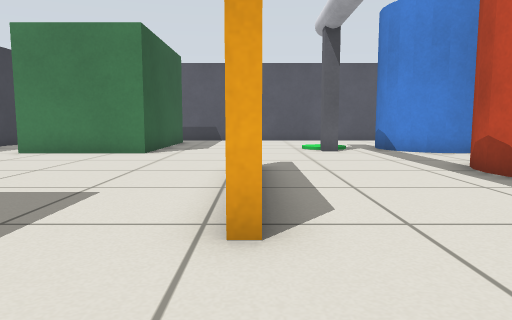
view 1 (above)

23 first-person views from a walk through a world built for the Gazebo simulator. The camera is 0.5 m above the floor, tilts 6° down and sees 70° across. The floor is counted in squares, 0.5 m on a side. Each view is taken from the middle of a square. On the plan, view 1 faces up. The plan holds only what a view shows up to about 13 squares ahead; the rest is blank.

view 2
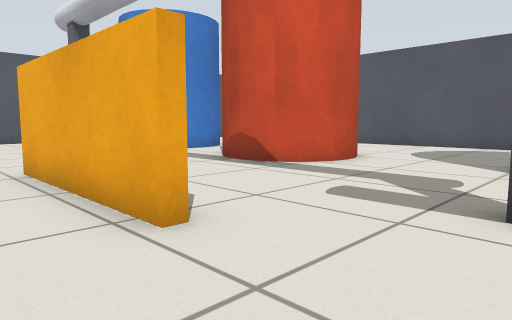

view 3
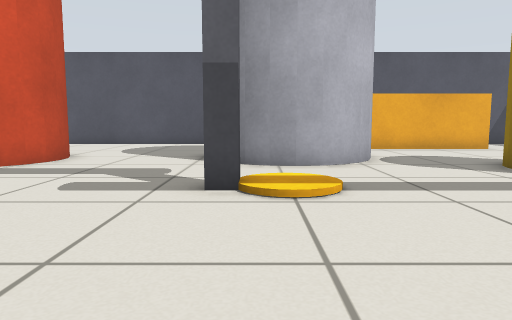

view 4
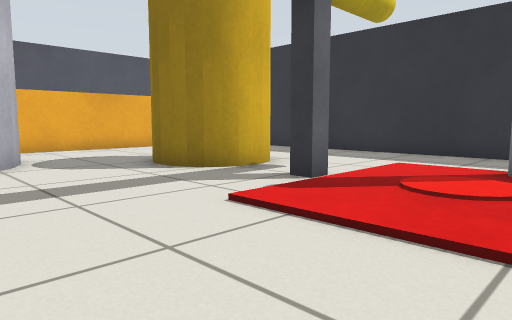

view 5
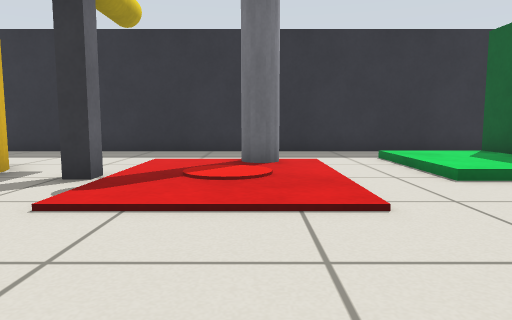

view 6
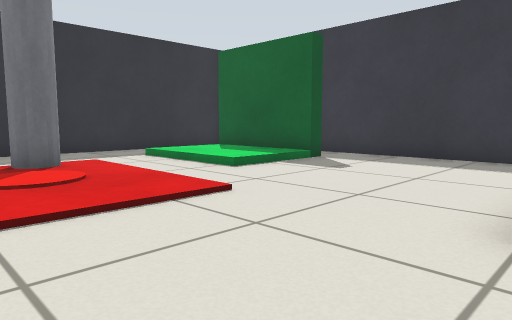

view 7
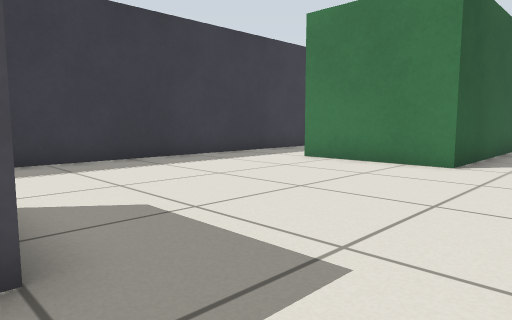

view 8
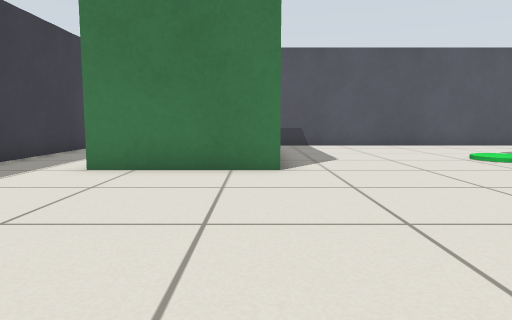

view 9
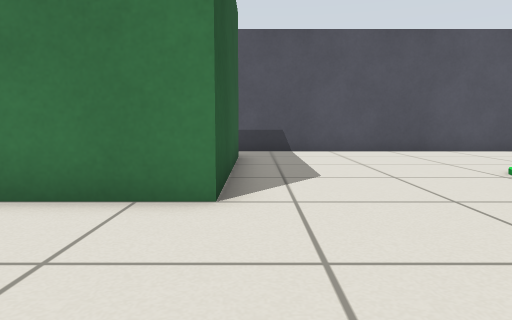

view 10
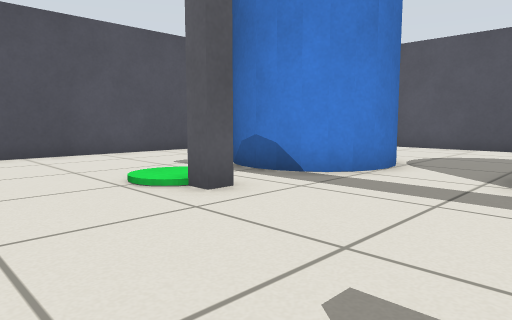

view 11
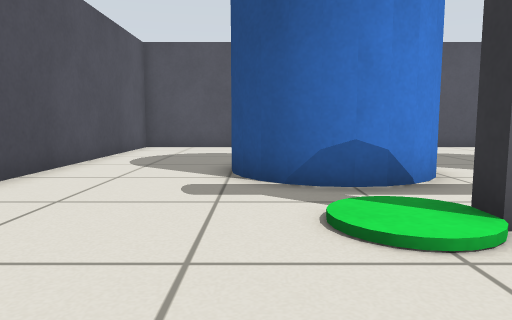

view 12
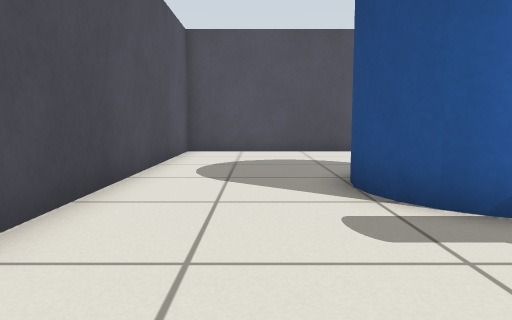

view 13
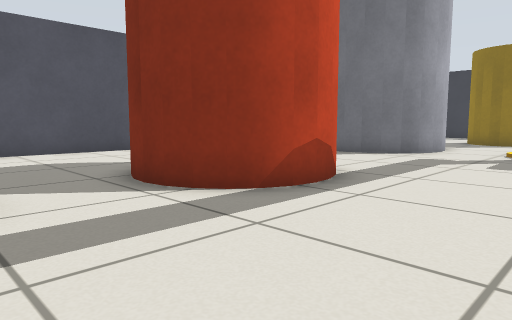

view 14
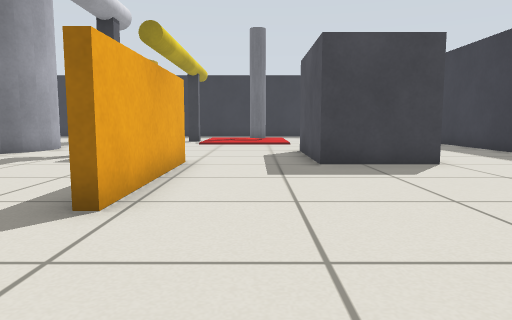

view 15
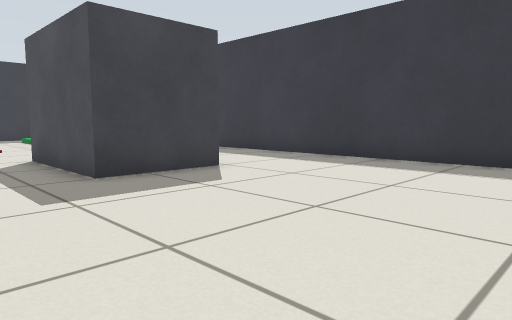

view 16
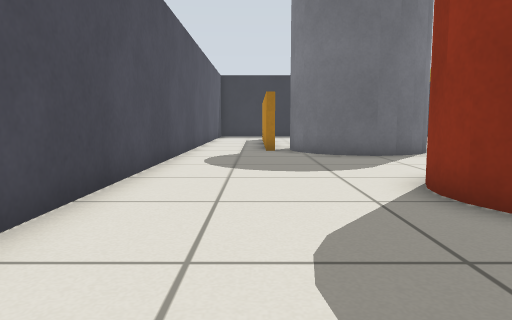

view 17
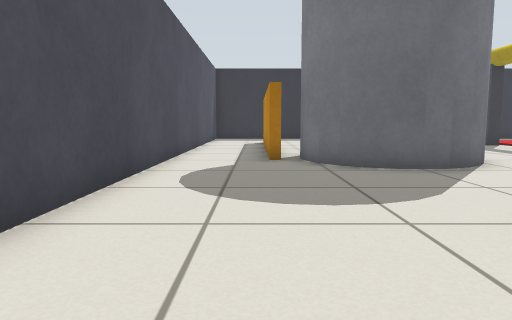

view 18
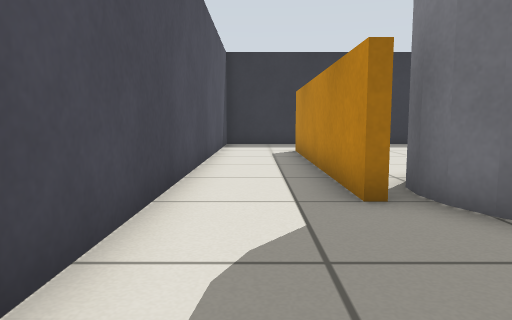

view 19
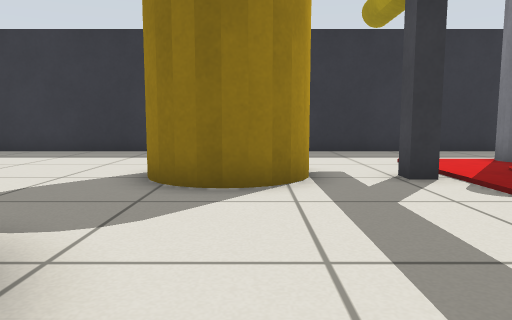

view 20
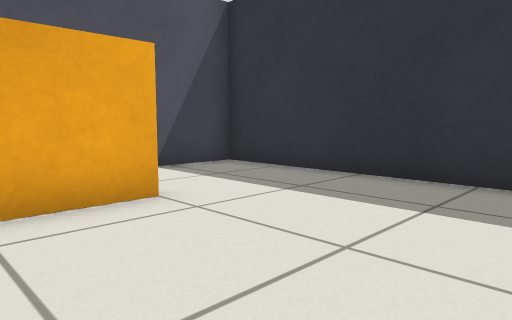

view 21
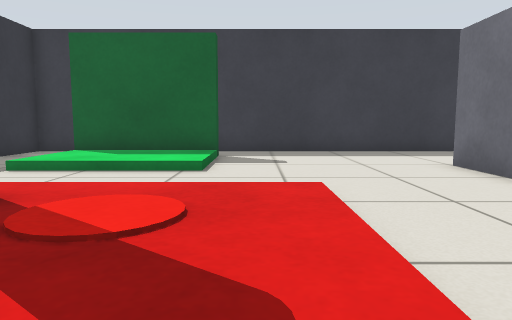

view 22
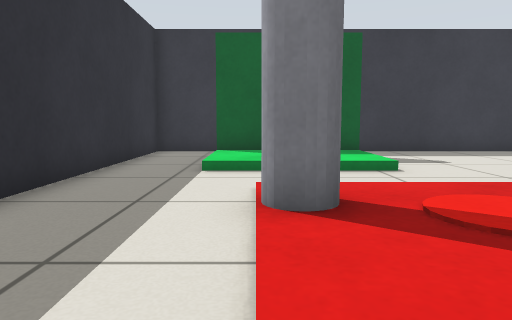

view 23
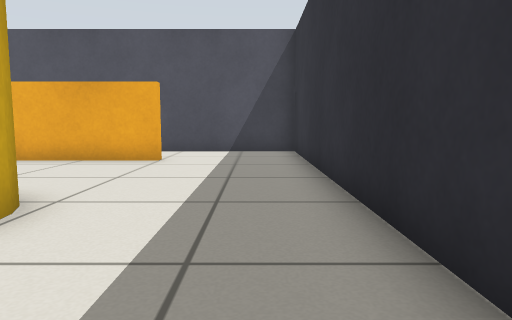

### Floor plan
Key: @ floor where view 1 was taken; # wall or solid block; . main floor; : floor 0.05 m higher than the main floor; + floor 0.1 m higher than the main floor; B building; P dark grey post; C blue cylinder; R red cylinder; A barrier; G grey cylinder; W brown cylinder; E grey pole; N green box; Y grey box.
Columns run from 11 left of view 1 to 14 right of it. Each row starts with its distance up from view 1.
 20        ###################
 19         .................#
 18         .................#
 17 #      B.................#
 16 #.     B.................#
 15 #..    B........CCC .....#
 14 #..    B.....::.C     ...#
 13 #...   B.....P:.C    ... #
 12 #...BBBB........CCC .....#
 11 #........................#
 10 #........................#
  9 #................RR......#
  8 #..........A....R  R.....#
  7 #..........A....R  R.....#
  6 #..........A....RR R.....#
  5 #..........A.....RR......#
  4 #..........A.............#
  3 #....YYY...A.............#
  2 #....  Y.................#
  1 #...   Y.....P...GGGG....#
  0 #....YYY...@.::..G  G....#
 -1 #............::.G    AA..#
 -2 #................G   .A..#
 -3 #.................G ..A..#
 -4 #.......::::..........A..#
 -5 #.......::::..........A..#
 -6 #.N.....::::P..WW.....A..#
 -7 #.N   ..::::..W  W....A..#
 -8   N   ..:E::...WW.....A..#
 -9   N   ...E...............#
-10 # N+++...................#
-11 #........................#
-12 #........................#
-13 ##########################

Positions as (right, up) in squares from view 1, and headings:
1: (0, 0), facing up
2: (-2, 0), facing up-right
3: (-3, 0), facing right
4: (-3, -1), facing down-right
5: (-2, 0), facing down
6: (0, 0), facing down-left
7: (-1, 3), facing up-left
8: (-4, 4), facing up
9: (-3, 7), facing up
10: (-1, 8), facing up-right
11: (-1, 15), facing right
12: (1, 17), facing right
13: (1, 12), facing down-right
14: (-2, 12), facing down
15: (-1, 10), facing down-left
16: (11, 12), facing down
17: (11, 9), facing down
18: (12, 4), facing down
19: (4, 0), facing down
20: (6, -6), facing down-right
21: (2, -5), facing left
22: (2, -9), facing left
23: (1, -11), facing right
